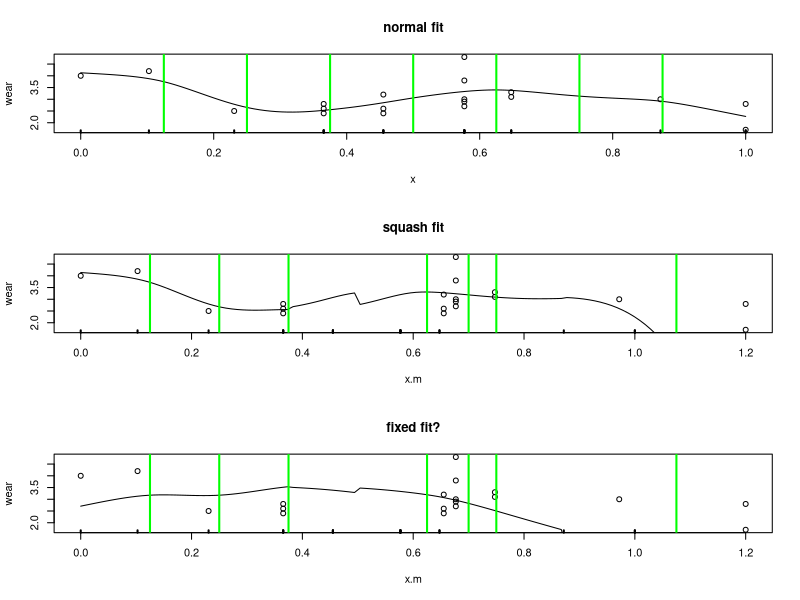

Source code (R):
# integration experiment.

# uses the functions from section 3.2.1 of the Red Book
# data
size<-c(1.42,1.58,1.78,1.99,1.99,1.99,2.13,2.13,2.13, 
2.32,2.32,2.32,2.32,2.32,2.43,2.43,2.78,2.98,2.98) 
wear<-c(4.0,4.2,2.5,2.6,2.8,2.4,3.2,2.4,2.6,4.8,2.9, 
3.8,3.0,2.7,3.1,3.3,3.0,2.8,1.7) 
x<-size-min(size);x<-x/max(x) 

#R(x,z)forcubicsplineon[0,1]
rk<-function(x,z){
   ((z-0.5)^2-1/12)*((x-0.5)^2-1/12)/4- 
      ((abs(x-z)-0.5)^4-(abs(x-z)-0.5)^2/2+7/240)/24 
} 

spl.X<-function(x,xk){
   #set up model matrix for cubic penalized regression spline
   q<-length(xk)+2 #numberofparameters 
   n<-length(x) #numberofdata 
   X<-matrix(1,n,q)#initializedmodelmatrix 
   X[,2]<-x #setsecondcolumntox 
   X[,3:q]<-outer(x,xk,FUN=rk)#andremainingtoR(x,xk) 
   X 
} 

spl.S<-function(xk){ 
   # set up the penalized regression spline penalty matrix, 
   # given knot sequence xk 
   q<-length(xk)+2;S<-matrix(0,q,q) # initialize matrix to 0 
   S[3:q,3:q]<-outer(xk,xk,FUN=rk) # fill in non-zero part 
   S 
} 

# A simple matrix square root 
mat.sqrt<-function(S){
   d<-eigen(S,symmetric=TRUE) 
   rS<-d$vectors%*%diag(d$values^0.5)%*%t(d$vectors) 
} 

# functiont of it penalized regression spline to x,y data, 
# with knots xk,given smoothing parameter, lambda. 
prs.fit<-function(y,x,xk,lambda) {
   q<-length(xk)+2 #dimension of basis 
   n<-length(x) #number of data 
   # create augmented model matrix.... 
   Xa<-rbind(spl.X(x,xk),mat.sqrt(spl.S(xk))*sqrt(lambda)) 
   y[(n+1):(n+q)]<-0 #augment the data vector 
   lm(y~Xa-1)#fit and return penalized regression spline 
} 

xp<-seq(0,1,len=120) # xvaluesforprediction 
xk<-1:7/8 #choosesomeknots 
#xk<-c(unique(x),1.3)
mod.2<-prs.fit(wear,x,xk,0.0001)# fitpen.reg.spline 
Xp<-spl.X(xp,xk)#matrixtomapparamstofittedvaluesatxp 

par(mfrow=c(3,1))
#plot data & spl.fit 
plot(x,wear, main="normal fit")
lines(xp,Xp%*%coef(mod.2))
abline(v=xk,col="green",lwd=2)
rug(x,lwd=2)



#########################################################################


# now crazy things happen
# move around the values of x and xk
xk<-1:7/8 #choose some knots 
xp<-seq(0,1.2,len=120) # xvaluesforprediction 
x.m<-x

xk.m<-xk
x.m[x.m>xk.m[3]]<-x.m[x.m>xk.m[3]]+0.2
xp.m<-xp
xp.m[xp.m>xk.m[3]]<-xp.m[xp.m>xk.m[3]]+0.2
xk.m[xk.m>xk.m[3]]<-xk.m[xk.m>xk.m[3]]+0.2
x.m[x.m>xk.m[4] & x.m<xk.m[7]]<-x.m[x.m>xk.m[4] & x.m<xk.m[7]]-0.1
xp.m[xp.m>xk.m[4] & xp.m<xk.m[7]]<-xp.m[xp.m>xk.m[4] & xp.m<xk.m[7]]-0.1
xk.m[xk.m>xk.m[4] & xk.m<xk.m[7]]<-xk.m[xk.m>xk.m[4] & xk.m<xk.m[7]]-0.2


mod.2<-prs.fit(wear,x.m,xk.m,0.0001)# fitpen.reg.spline 
Xp.move<-spl.X(xp.m,xk.m)#matrix to map params to fittedv alues at xp 


#plot data & spl.fit 
plot(x.m,wear, main="squash fit")
lines(xp,Xp.move%*%coef(mod.2))
abline(v=xk.m,col="green",lwd=2)
rug(x,lwd=2)

S<-spl.S(xk.m)


#### fixing...

# 2nd differential of R
Rd<-function(x,z){1/12*(6*(z^2-z-abs(z-x)+(z-x)^2)+2)}
# product
Rdd<-function(x,xk1,xk2){Rd(x,xk1)*Rd(x,xk2)}
#integrate(Rdd,lower=0,upper=1,xk1=xk[1],xk2=xk[2])
#rk(xk[1],xk[2])

# function to integrate d^2/dx^2 R(x*_i,x*_j)
intR<-function(xk1,xk2,xk,xk.m,max.x){

   intrange<-c(0,xk.m,max.x)

   # find the weights
   #w<-1/abs(diff(intrange)/diff(c(0,1:7/8,1)))
   w<-rep(1,length(intrange))

   #cat("w=",w,"\n")

   # return vector
   ret<-rep(0,length(intrange))

   for(i in 1:(length(intrange)-1)){
      ret[i]<-integrate(Rdd,lower=intrange[i],upper=intrange[i+1],
                        xk1=xk1,xk2=xk2)$value
      ret[i]<-ret[i]*w[i]
   }
   sum(ret)
}


spl.S<-function(xk,xk.m,max.x){ 
   # set up the penalized regression spline penalty matrix, 
   # given knot sequence xk 
   q<-length(xk)+2
   S<-matrix(0,q,q) # initialize matrix to 0 

   T<-matrix(0,q-2,q-2)

   for(i in 1:(q-2)){
      for(j in 1:(q-2)){
         # compute integral of d^2/dx^2 R(x*_i,x*_j)
         T[i,j]<-intR(xk.m[i],xk.m[j],xk,xk.m,max.x)
      }
   }
  
   # by symmetry 
   #T<-T+t(T)-diag(T)

   S[3:q,3:q]<-T # fill in non-zero part 
   S
} 


prs.fit<-function(y,x,xk,xk.m,lambda) {
   q<-length(xk)+2 #dimension of basis 
   n<-length(x) #number of data 
   # create augmented model matrix.... 
   Xa<-rbind(spl.X(x,xk),mat.sqrt(spl.S(xk,xk.m,max(x)))*sqrt(lambda)) 
   y[(n+1):(n+q)]<-0 #augment the data vector 
   lm(y~Xa-1)#fit and return penalized regression spline 
} 

#library(debug)
#mtrace(intR)
#mtrace(spl.S)
mod.2<-prs.fit(wear,x.m,xk,xk.m,0.0001)# fitpen.reg.spline 
Xp.move<-spl.X(xp.m,xk.m)#matrix to map params to fittedv alues at xp 

modS<-spl.S(xk,xk.m,max(x))

#plot data & spl.fit 
plot(x.m,wear, main="fixed fit?")
lines(xp,Xp.move%*%coef(mod.2))
abline(v=xk.m,col="green",lwd=2)
rug(x,lwd=2)
